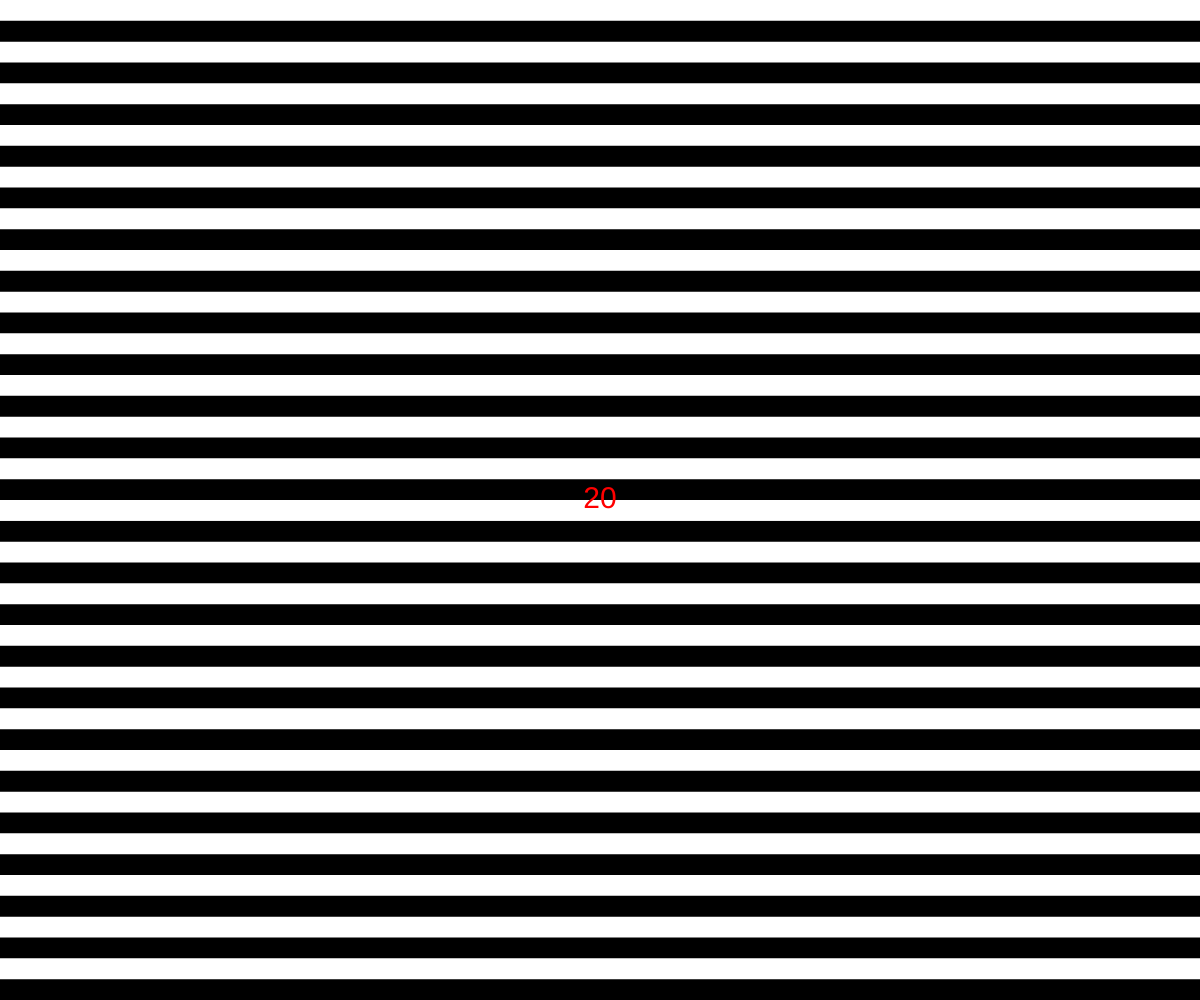
Frame 1 (no input)
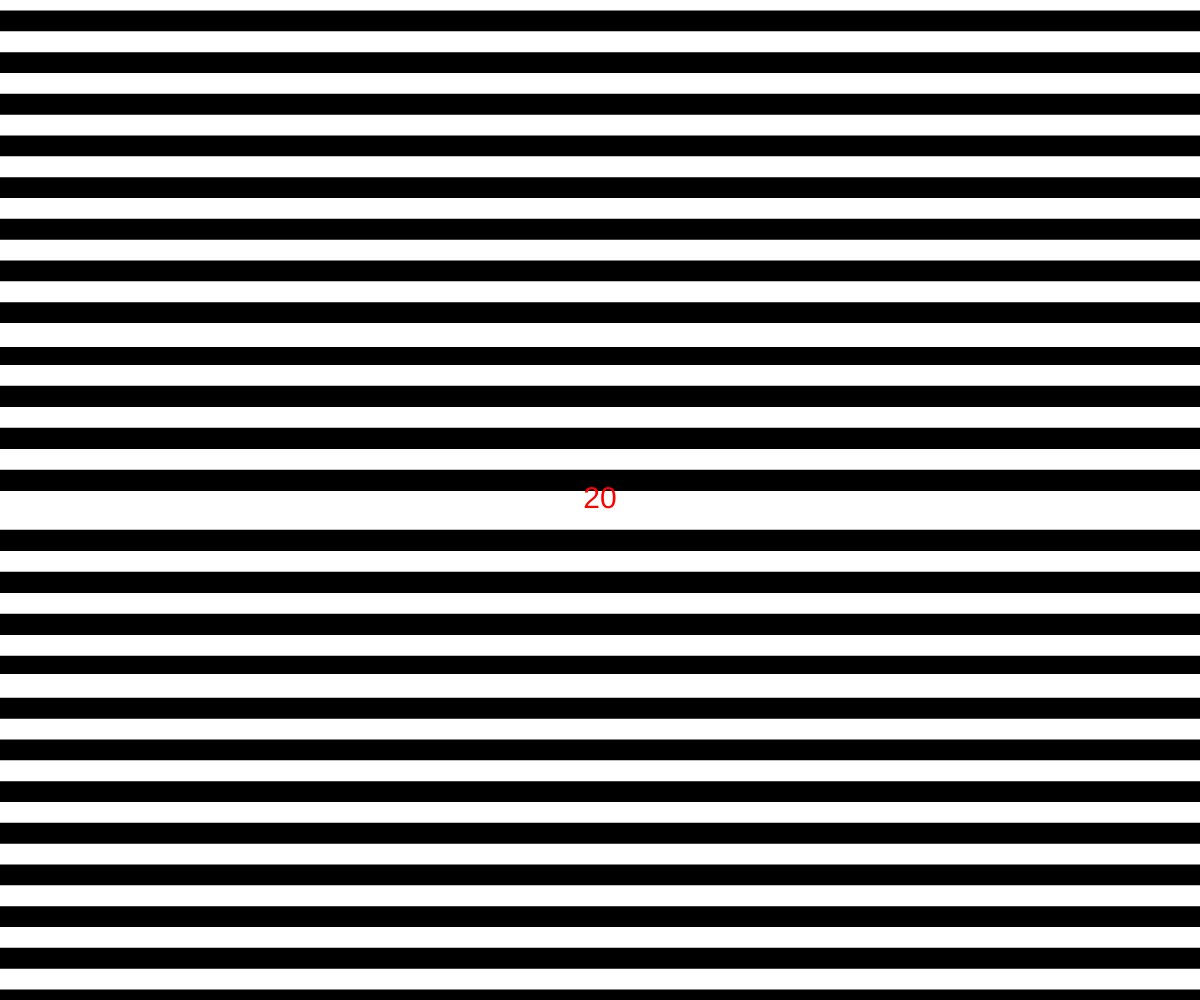
Frame 60 (no input)
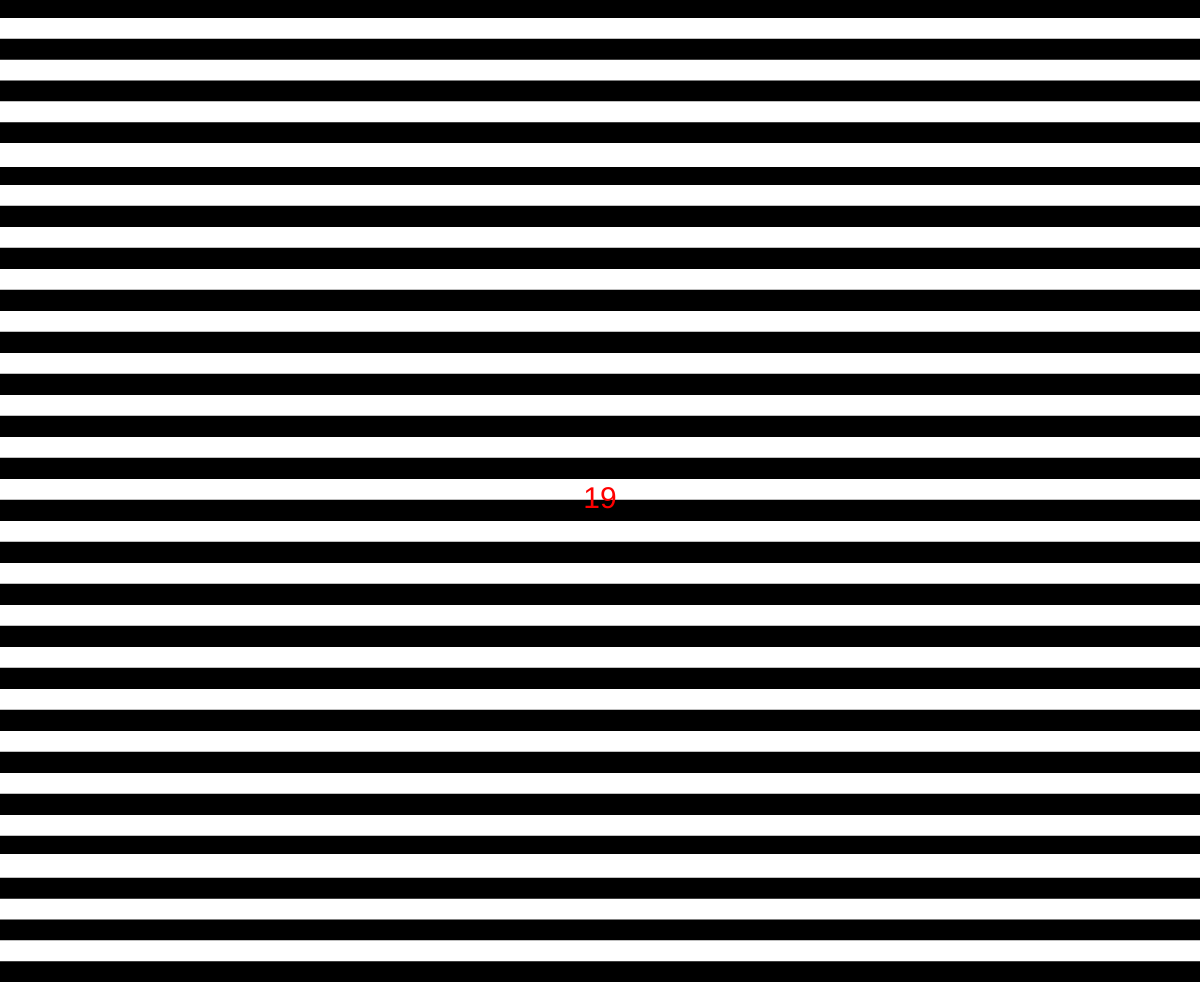
Frame 120 (the mouse pressed at the canvas centre since frame 60)

The p5.js sketch that drew these frames (run headless with seeded random() and noise() and a simulated clock; from frame 60 on, the mouse is pressed at the canvas centre):

// p5.js sketch
// ── sketch.js
var rxs = [];
var lxs = [];
var barwid;

var time = 20;
var speed = 3;

function setup() {
	var cnv = createCanvas(windowWidth, windowHeight)
	var cnvx = (windowWidth - width) / 2;
	var cnvy = (windowHeight - height) / 2;
	cnv.position(cnvx, cnvy);

	barwid = height / 24;
	for (var i = 0; i < 465; i++) {
		append(lxs, (height / 2) - i * barwid);
	}

	for (var i = 0; i < 465; i++) {
		append(rxs, (height / 2) + i * barwid);
	}
}

function draw() {
	background(0);

	noStroke();
	for (var i = 0; i < rxs.length; i++) {
		fill(255);
		rect(0, rxs[i], width, barwid / 2);

		// Move bars
		rxs[i] += speed;

		if (rxs[i] > height) {
			rxs[i] = height / 2;
		}
	}
	for (var i = 0; i < lxs.length; i++) {
		fill(255);
		rect(0, lxs[i], width, barwid / 2);

		// Move bars
		lxs[i] -= speed;

		if (lxs[i] < -barwid) {
			lxs[i] = height / 2;
		}
	}


	// X in the center
	textAlign(CENTER, CENTER);
	fill(255, 0, 0);
	textSize(30);
	if (time > 0) {
		text(Math.ceil(time), width / 2, height / 2);
		time -= 1 / 60;
	} else {
		text("look around", width / 2, height / 2);
	}

}
